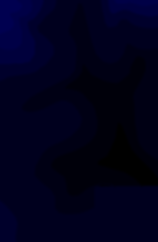
#> input picture map.png, 158 x 242 px
$ python main2.py
#> lines starting #> are read from the running program, lines starting #| are printed output that depends on the picture
from PIL import Image
import math

### Read topography

filename = "map.png"

a = Image.open(filename)
#> a is the input picture: PIL image 158x242 RGBA; mean R, G, B, A 0, 0, 27.3, 255
p = a.load()

siz = a.size
#> siz = (158, 242)

#158 242

topography = [[0 for i in xrange(siz[1])] for j in xrange(siz[0])]


print(siz)
#| (158, 242)
for x in range(0, siz[1]):

    st = ""
    for y in range(siz[0]-1, 0, -1):
        ar = p[y, x]
        height = ar[2]*10
        topography[y][x] = height *(47/500)
#> after the loop, topography = 158 items
        #print(str(x) + ", " + str(y) + ", " + str(height))


def cross(v_a, v_b):
    return [v_a[1] * v_b[2] - v_a[2]*v_b[1], v_a[2]*v_b[0] - v_a[0]*v_b[2], v_a[0]*v_b[1] - v_a[1]*v_b[0]]
def magnitude(v):
    x = 0
    for i in v:
        x = x + pow(i,2)
    return math.sqrt(x)
def dot(v_a, v_b):
    x = 0
    if (len(v_a) != len(v_b)):
        print ("Vectors not the same length")
        return 0

    for i in range(0, len(v_a)):
        x = x + v_a[i]*v_b[i]
    return x

class Bed:
    def __init__(self, name, points, thickness, faults_above, faults_below, z_index, colour):
        self.points = points
        self.name = name
        self.thickness = thickness # Thickness above points. If this is the top surface make negative.
        self.get_indices()

        self.dip = 0
        self.strike = 0
        self.bounding_faults_top = faults_above
        self.bounding_faults_bottom = faults_below
        self.z = z_index # If the point is in two units then take the highest z-index - ie, an unconformity.
        self.colour = colour
    def get_indices(self):
        if (len(self.points)<3):
            print("Insufficient Points")
            return 0
        v_a = [self.points[1][0] - self.points[0][0], self.points[1][1] - self.points[0][1], self.points[1][2] - self.points[0][2]]
        v_b = [self.points[2][0] - self.points[0][0], self.points[2][1] - self.points[0][1], self.points[2][2] - self.points[0][2]]
        normal = cross(v_a, v_b)
        if (normal[2] < 0):
            normal[0] = -normal[0]
            normal[1] = -normal[1]
            normal[2] = -normal[2]
        normal.append(normal[0]*self.points[0][0] + normal[1]*self.points[0][1] + normal[2]*self.points[0][2])
        self.indices = normal
    def get_orientation(self):
        #a.b = |a||b|cosx
        #x = acos((a.b)/(|a||b|))
        self.dip = int(90-round((180/math.pi)*math.acos(dot(self.indices[:3], [0, 0, 1])/magnitude(self.indices[:3]))))
        self.strike = 0
        mag = magnitude(self.indices[:3])
        print(str(self.indices[0]/mag) + ", "+str(self.indices[1]/mag)+", "+str(self.indices[2]/mag))
        # let x = 0, 100. z = 100. Calculate y. Use atan(y/100)
        if (self.indices[1] == 0):
            return 0
        delta_y = ((self.indices[3] - self.indices[2]*100 - self.indices[0]*0)/self.indices[1]) - ((self.indices[3] - self.indices[2]*100 - self.indices[0]*100)/self.indices[1])
        self.strike = int(90+round((180/math.pi)*math.atan(delta_y/100)))
    def is_point_below(self,point):
        z_bed = (self.indices[3] - self.indices[0]*point[0] - self.indices[1]*point[1])/(self.indices[2])
        if (point[2] <= z_bed):
            return 1
        return 0
    def is_point_inside(self, point):
        z_bed = (self.indices[3] - self.indices[0]*point[0] - self.indices[1]*point[1])/(self.indices[2])
        z_top = z_bed + self.thickness
        if ((z_bed <= point[2] and point[2] <= z_top) or (z_top <= point[2] and point[2] <= z_bed)):
            return 1
        return 0

beds = []
faults = []

faults.append(Bed("fault", [[159, 81, 100*(47/500)], [0,207, 500*(47/500)], [95,125,200*(47/500)]], 50*(47/500), [], [], 9, [0,0,0]))

beds.append(Bed("Not sure", [[159, 81, 100*(47/500)], [0,207, 500*(47/500)], [95,125,200*(47/500)]], 50*(47/500), [], [], 9, [0,0,0]))

beds.append(Bed("Sandstone W", [[67, 0, 300*(47/500)], [45, 242, 200*(47/500)], [71, 91, 200*(47/500)]], 900*(47/500), [0],[],1, [1,0,0])) # Sandstone
beds.append(Bed("Shale W", [[67, 0, 300*(47/500)], [45, 242, 200*(47/500)], [71, 91, 200*(47/500)]], -300*(47/500), [0],[],1, [0, 0, 1])) # Shale

beds.append(Bed("Sandstone E", [[47, 182, 500*(47/500)], [71, 147, 400*(47/500)], [55, 242, 400*(47/500)]], 900*(47/500), [],[0],1, [1,0,0])) # Sandstone
beds.append(Bed("Shale E", [[47, 182, 500*(47/500)], [71, 147, 400*(47/500)], [55, 242, 400*(47/500)]], -300*(47/500), [],[0],1, [0, 0, 1])) # Shale bounding faults bottom 0

beds.append(Bed("Unconformity W", [[47, 182, 400*(47/500)], [71, 147, 400*(47/500)], [55, 242, 400*(47/500)]], 700*(47/500), [0],[],4, [0.44, 0.4,0])) # Unconformity
beds.append(Bed("Unconformity E", [[47, 182, 600*(47/500)], [71, 147, 600*(47/500)], [55, 242, 600*(47/500)]], 700*(47/500), [],[0],3, [0.44, 0.4,0])) # Unconformity


for i in beds:
    i.get_orientation()
    print(i.name + ":ss "+("{0:0=3d}".format(i.strike))+"/"+("{0:0=2d}".format(i.dip)))


z = 300

x = 50
y = 60

upper_x = 160
upper_y = 242

def get_unit(point):
    current_zindex = 0
    current_unit = -1
    q = 0
    for i in range(0, len(beds)):
        q = 0
        if (beds[i].is_point_inside(point) == 1):
            for p in beds[i].bounding_faults_top:
                if (faults[p].is_point_below(point) == 1):
                    q = 1
            for p in beds[i].bounding_faults_bottom:
                if (faults[p].is_point_below(point) != 1):
                    q = 1
            if (beds[i].z > current_zindex and q == 0):
                #Then this is our unit
                current_zindex = beds[i].z
                current_unit = i
    return current_unit


def image_over_z(z, topographyr, filename):
#> called with z = 450, topographyr = 1, filename = 'example.png'
    img = Image.new( 'RGB', (len(topography),len(topography[0])), "black") # create a new black image
#> img: PIL image 158x242 RGB; every value is 0
    pixels = img.load() # create the pixel map
    for x in range(0, len(topography)):
        for y in range(0, len(topography[0])):
            if (topographyr == 1):
                z = topography[x][y]
            qw = get_unit([x, 242-y, z-2])

            qwer = beds[qw].colour
            if (qw == -1):
                qwer = [1, 1, 1]
            pixels[x, y] = (int(qwer[0]*255*2*z/800), int(qwer[1]*255*2*z/800), int(qwer[2]*255*2*z/800))
#> this loop made 158 passes

    img.save(filename)
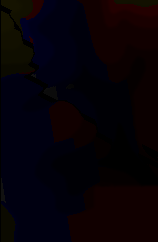
#> saved as example.png: PIL image 158x242 RGB; mean R, G, B 6.7, 1, 6.9


def image_over_y(y, filename):
    img = Image.new( 'RGB', (len(topography),100), "black") # create a new black image
    pixels = img.load() # create the pixel map
    for x in range(0, len(topography)):
        for z in range(0, 100):
            if (z*10 <= topography[x][y]):
                qw = get_unit([x, y, z*10])
                qwer = beds[qw].colour
                if (qw == -1):
                    qwer = [1, 1, 1]
                pixels[x, 99-z] = (int(qwer[0]*255), int(qwer[1]*255), int(qwer[2]*255))
            else:
                pixels[x, 99-z] = (255, 255, 255)


    img.save(filename)
print("WORKING")
print(dot([0, 0, 1], [0, 0, 5]))
#image_over_y(241, "example.png")

image_over_z(450, 1, "example.png")
